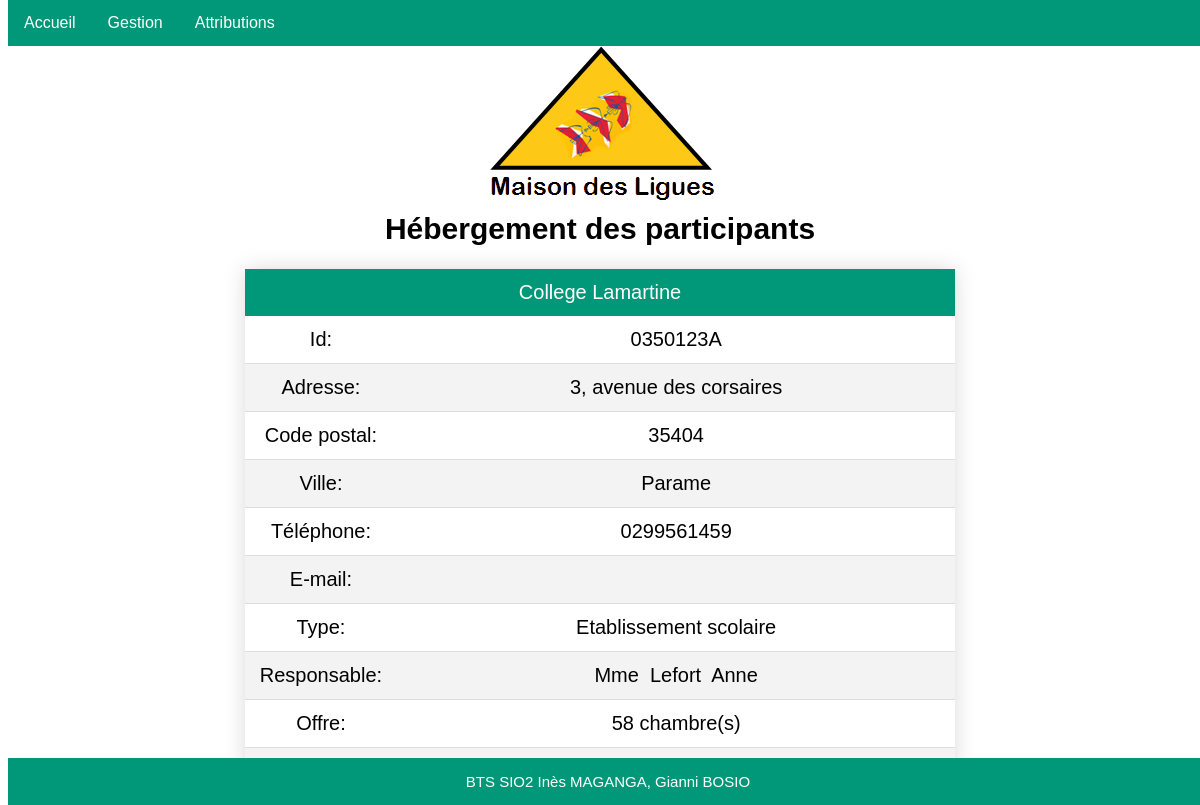
Screenshot of /detailEtablissement.php?idEtab=0350123A with the database file from the repository.
### tables this page shows
create table Etablissement 
(idEtab char(8) not null, 
nomEtab varchar(45) not null,
adresseRue varchar(45) not null, 
codePostal char(5) not null, 
ville varchar(35) not null,
tel varchar(13) not null,
adresseElectronique varchar(70),
type tinyint not null,
civiliteResponsable varchar(12) not null,
nomResponsable varchar(25) not null,
prenomResponsable varchar(25),
nombreChambresOffertes integer,
constraint pk_Etablissement primary key(idEtab));

### _gestionBase.inc.php (called while the page is built, shortened)
<?php
function obtenirDetailEtablissement($connexion, $id)
{
   $req = "SELECT * from Etablissement where idEtab='$id'";
   $rsEtab1 = $connexion->query($req);
   $rsEtab = $rsEtab1->fetch();
   return $rsEtab;
}
?>

### detailEtablissement.php (the view, shortened to what this page needs)
<?php
include("_debut.inc.php");
include("_gestionBase.inc.php");
include("_fin.inc.php");
$connexion=Connect();
$id=$_REQUEST['idEtab'];
$lgEtab=obtenirDetailEtablissement($connexion, $id);
$nom=$lgEtab['nomEtab'];
$adresseRue=$lgEtab['adresseRue'];
$codePostal=$lgEtab['codePostal'];
$ville=$lgEtab['ville'];
$tel=$lgEtab['tel'];
$adresseElectronique=$lgEtab['adresseElectronique'];
$type=$lgEtab['type'];
$civiliteResponsable=$lgEtab['civiliteResponsable'];
$nomResponsable=$lgEtab['nomResponsable'];
$prenomResponsable=$lgEtab['prenomResponsable'];
$nombreChambresOffertes=$lgEtab['nombreChambresOffertes'];
echo "
<table width='60%' cellspacing='0' cellpadding='0' align='center'
class='styled-table'>
   <thead>
      <tr>
         <td colspan='3'>$nom</td>
      </tr>
   </thead>
   <tbody>
      <tr>
         <td  width='20%'> Id: </td>
         <td>$id</td>
      </tr>
      <tr>
         <td> Adresse: </td>
         <td>$adresseRue</td>
      </tr>
      <tr>
         <td> Code postal: </td>
         <td>$codePostal</td>
      </tr>
      <tr>
         <td> Ville: </td>
         <td>$ville</td>
      </tr>
      <tr>
         <td> Téléphone: </td>
         <td>$tel</td>
      </tr>
      <tr>
         <td> E-mail: </td>
         <td>$adresseElectronique</td>
      </tr>
      <tr>
         <td> Type: </td>";
         if ($type==1)
         {
            echo "<td> Etablissement scolaire </td>";
         }
         else
         {
            echo "<td> Autre établissement </td>";
         }
      echo "
      </tr>
      <tr>
         <td> Responsable: </td>
         <td>$civiliteResponsable&nbsp; $nomResponsable&nbsp; $prenomResponsable
         </td>
      </tr>
      <tr>
         <td> Offre: </td>
         <td>$nombreChambresOffertes&nbsp;chambre(s)</td>
      </tr>
      <tr>
         <td colspan='6' align='center'><a href='listeEtablissements.php'>Retour</a></td>
      </tr>
   </tbody>
</table>";
?>

### cssGeneral.css (style rules this page uses)
a { color: #000000; }
.styled-table { border-collapse: collapse; font-family: Arial, Helvetica, sans-serif; box-shadow: 0 0 20px rgba(0, 0, 0, 0.15); }
.styled-table thead tr { background-color:#009879; color: #ffffff; text-align: center; }
.styled-table td { padding: 12px 15px; text-align: center; }
.styled-table tbody tr { border-bottom: 1px solid #dddddd; }
.styled-table tbody tr:nth-of-type(even) { background-color: #f3f3f3; }
.styled-table tbody tr:last-of-type { border-bottom: 2px solid #009879; }
td,tr { font:20px Arial, Helvetica, sans-serif; }

### rows the page displays
etablissement: nomEtab "College Lamartine", adresseRue "3, avenue des corsaires", codePostal "35404", ville "Parame", tel "0299561459", civiliteResponsable "Mme", nomResponsable "Lefort", prenomResponsable "Anne", nombreChambresOffertes "58"

### other values shown
$id "0350123A"
